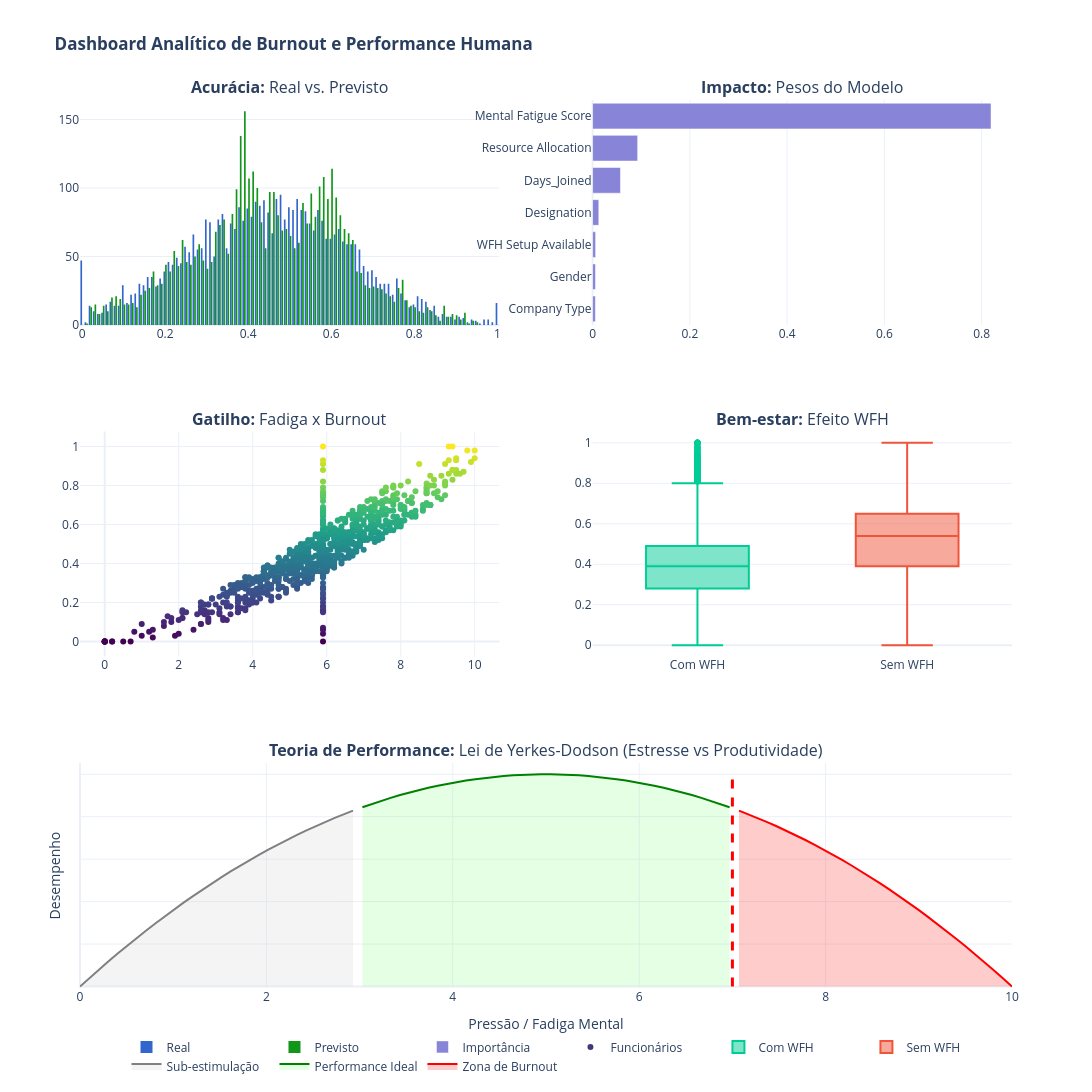

The cell this chart's notebook holds for it:
### Code cell
# --- Preparação da Curva de Yerkes-Dodson ---
x_curve = np.linspace(0, 10, 100)
y_performance = -0.1 * (x_curve - 5)**2 + 2.5 # Função quadrática para o U-invertido

# 1. Configurando estrutura (3 linhas: 2x2 em cima, 1x1 embaixo para a curva)
fig = make_subplots(
    rows=3, cols=2,
    specs=[[{}, {}],
           [{}, {}],
           [{"colspan": 2}, None]], # Curva de Yerkes ocupará a largura toda
    subplot_titles=(
        "<b>Acurácia:</b> Real vs. Previsto", "<b>Impacto:</b> Pesos do Modelo",
        "<b>Gatilho:</b> Fadiga x Burnout", "<b>Bem-estar:</b> Efeito WFH",
        "<b>Teoria de Performance:</b> Lei de Yerkes-Dodson (Estresse vs Produtividade)"
    ),
    vertical_spacing=0.12,
    horizontal_spacing=0.1
)

# --- QUADRANTE 1: Histograma ---
fig.add_trace(go.Histogram(x=y_val, name='Real', marker_color='#3366CC'), row=1, col=1)
fig.add_trace(go.Histogram(x=y_pred_otimizado, name='Previsto', marker_color='#109618'), row=1, col=1)

# --- QUADRANTE 2: Importância ---
fig.add_trace(go.Bar(x=rf_sorted['Importância'], y=rf_sorted['Atributo'], orientation='h', marker_color='#8884d8', name='Importância'), row=1, col=2)

# --- QUADRANTE 3: Scatter ---
fig.add_trace(go.Scatter(x=train_clean['Mental Fatigue Score'].iloc[:800], y=train_clean['Burn Rate'].iloc[:800], mode='markers', marker=dict(size=6, color=train_clean['Burn Rate'].iloc[:800], colorscale='Viridis'), name='Funcionários'), row=2, col=1)

# --- QUADRANTE 4: WFH Boxplot ---
fig.add_trace(go.Box(y=wfh_sim, name='Com WFH', marker_color='#00CC96'), row=2, col=2)
fig.add_trace(go.Box(y=wfh_nao, name='Sem WFH', marker_color='#EF553B'), row=2, col=2)

# --- LINHA 3: Curva de Yerkes-Dodson (A Grande Finalização) ---
# Adicionando áreas coloridas (Zonas)
fig.add_trace(go.Scatter(x=x_curve[x_curve<=3], y=y_performance[x_curve<=3], fill='tozeroy', name='Sub-estimulação', line_color='gray', fillcolor='rgba(200, 200, 200, 0.2)'), row=3, col=1)
fig.add_trace(go.Scatter(x=x_curve[(x_curve>3) & (x_curve<=7)], y=y_performance[(x_curve>3) & (x_curve<=7)], fill='tozeroy', name='Performance Ideal', line_color='green', fillcolor='rgba(0, 255, 0, 0.1)'), row=3, col=1)
fig.add_trace(go.Scatter(x=x_curve[x_curve>7], y=y_performance[x_curve>7], fill='tozeroy', name='Zona de Burnout', line_color='red', fillcolor='rgba(255, 0, 0, 0.2)'), row=3, col=1)

# Linha de Inflexão (Baseada no seu modelo)
fig.add_shape(type="line", x0=7, y0=0, x1=7, y1=2.5, line=dict(color="Red", width=3, dash="dash"), row=3, col=1)

# 2. Ajustes Finais de Layout
fig.update_layout(
    title_text="<b>Dashboard Analítico de Burnout e Performance Humana</b>",
    height=1200, # Aumentado para 3 linhas de gráficos
    width=1100,
    template="plotly_white",
    legend=dict(orientation="h", y=-0.05, x=0.5, xanchor="center"),
    margin=dict(t=100, b=100)
)

# Ajuste específico de eixos para a Curva
fig.update_xaxes(title_text="Pressão / Fadiga Mental", row=3, col=1)
fig.update_yaxes(title_text="Desempenho", row=3, col=1, showticklabels=False)

fig.show()

### Figure 1 — Plotly figure (JSON) as saved in the notebook; plotly's stock layout.template omitted (floating-point values rounded to 4 significant figures; data arrays with more than 128 entries replaced by an {"elided": "..."} marker saying what was removed)
{"data": [{"marker": {"color": "#3366CC"}, "name": "Real", "type": "histogram", "x": {"elided": "4326 float values"}, "xaxis": "x", "yaxis": "y"}, {"marker": {"color": "#109618"}, "name": "Previsto", "type": "histogram", "x": {"elided": "4326 float values"}, "xaxis": "x", "yaxis": "y"}, {"marker": {"color": "#8884d8"}, "name": "Importância", "orientation": "h", "type": "bar", "x": [0.005768, 0.005969, 0.006213, 0.01275, 0.05732, 0.09264, 0.8193], "xaxis": "x2", "y": ["Company Type", "Gender", "WFH Setup Available", "Designation", "Days_Joined", "Resource Allocation", "Mental Fatigue Score"], "yaxis": "y2"}, {"marker": {"color": {"elided": "800 float values"}, "colorscale": [[0, "#440154"], [0.1111, "#482878"], [0.2222, "#3e4989"], [0.3333, "#31688e"], [0.4444, "#26828e"], [0.5556, "#1f9e89"], [0.6667, "#35b779"], [0.7778, "#6ece58"], [0.8889, "#b5de2b"], [1, "#fde725"]], "size": 6}, "mode": "markers", "name": "Funcionários", "type": "scatter", "x": {"elided": "800 float values"}, "xaxis": "x3", "y": {"elided": "800 float values"}, "yaxis": "y3"}, {"marker": {"color": "#00CC96"}, "name": "Com WFH", "type": "box", "xaxis": "x4", "y": {"elided": "11685 float values"}, "yaxis": "y4"}, {"marker": {"color": "#EF553B"}, "name": "Sem WFH", "type": "box", "xaxis": "x4", "y": {"elided": "9941 float values"}, "yaxis": "y4"}, {"fill": "tozeroy", "fillcolor": "rgba(200, 200, 200, 0.2)", "line": {"color": "gray"}, "name": "Sub-estimulação", "type": "scatter", "x": [0.0, 0.101, 0.202, 0.303, 0.404, 0.5051, 0.6061, 0.7071, 0.8081, 0.9091, 1.01, 1.111, 1.212, 1.313, 1.414, 1.515, 1.616, 1.717, 1.818, 1.919, 2.02, 2.121, 2.222, 2.323, 2.424, 2.525, 2.626, 2.727, 2.828, 2.929], "xaxis": "x5", "y": [0.0, 0.09999, 0.1979, 0.2938, 0.3877, 0.4795, 0.5693, 0.6571, 0.7428, 0.8264, 0.9081, 0.9877, 1.065, 1.141, 1.214, 1.286, 1.355, 1.422, 1.488, 1.551, 1.612, 1.671, 1.728, 1.783, 1.837, 1.888, 1.937, 1.983, 2.028, 2.071], "yaxis": "y5"}, {"fill": "tozeroy", "fillcolor": "rgba(0, 255, 0, 0.1)", "line": {"color": "green"}, "name": "Performance Ideal", "type": "scatter", "x": [3.03, 3.131, 3.232, 3.333, 3.434, 3.535, 3.636, 3.737, 3.838, 3.939, 4.04, 4.141, 4.242, 4.343, 4.444, 4.545, 4.646, 4.747, 4.848, 4.949, 5.051, 5.152, 5.253, 5.354, 5.455, 5.556, 5.657, 5.758, 5.859, 5.96, 6.061, 6.162, 6.263, 6.364, 6.465, 6.566, 6.667, 6.768, 6.869, 6.97], "xaxis": "x5", "y": [2.112, 2.151, 2.188, 2.222, 2.255, 2.285, 2.314, 2.341, 2.365, 2.388, 2.408, 2.426, 2.443, 2.457, 2.469, 2.479, 2.488, 2.494, 2.498, 2.5, 2.5, 2.498, 2.494, 2.488, 2.479, 2.469, 2.457, 2.443, 2.426, 2.408, 2.388, 2.365, 2.341, 2.314, 2.285, 2.255, 2.222, 2.188, 2.151, 2.112], "yaxis": "y5"}, {"fill": "tozeroy", "fillcolor": "rgba(255, 0, 0, 0.2)", "line": {"color": "red"}, "name": "Zona de Burnout", "type": "scatter", "x": [7.071, 7.172, 7.273, 7.374, 7.475, 7.576, 7.677, 7.778, 7.879, 7.98, 8.081, 8.182, 8.283, 8.384, 8.485, 8.586, 8.687, 8.788, 8.889, 8.99, 9.091, 9.192, 9.293, 9.394, 9.495, 9.596, 9.697, 9.798, 9.899, 10.0], "xaxis": "x5", "y": [2.071, 2.028, 1.983, 1.937, 1.888, 1.837, 1.783, 1.728, 1.671, 1.612, 1.551, 1.488, 1.422, 1.355, 1.286, 1.214, 1.141, 1.065, 0.9877, 0.9081, 0.8264, 0.7428, 0.6571, 0.5693, 0.4795, 0.3877, 0.2938, 0.1979, 0.09999, 0.0], "yaxis": "y5"}], "layout": {"annotations": [{"font": {"size": 16}, "showarrow": false, "text": "<b>Acurácia:</b> Real vs. Previsto", "x": 0.225, "xanchor": "center", "xref": "paper", "y": 1, "yanchor": "bottom", "yref": "paper"}, {"font": {"size": 16}, "showarrow": false, "text": "<b>Impacto:</b> Pesos do Modelo", "x": 0.775, "xanchor": "center", "xref": "paper", "y": 1, "yanchor": "bottom", "yref": "paper"}, {"font": {"size": 16}, "showarrow": false, "text": "<b>Gatilho:</b> Fadiga x Burnout", "x": 0.225, "xanchor": "center", "xref": "paper", "y": 0.6267, "yanchor": "bottom", "yref": "paper"}, {"font": {"size": 16}, "showarrow": false, "text": "<b>Bem-estar:</b> Efeito WFH", "x": 0.775, "xanchor": "center", "xref": "paper", "y": 0.6267, "yanchor": "bottom", "yref": "paper"}, {"font": {"size": 16}, "showarrow": false, "text": "<b>Teoria de Performance:</b> Lei de Yerkes-Dodson (Estresse vs Produtividade)", "x": 0.5, "xanchor": "center", "xref": "paper", "y": 0.2533, "yanchor": "bottom", "yref": "paper"}], "height": 1200, "legend": {"orientation": "h", "x": 0.5, "xanchor": "center", "y": -0.05}, "margin": {"b": 100, "t": 100}, "shapes": [{"line": {"color": "Red", "dash": "dash", "width": 3}, "type": "line", "x0": 7, "x1": 7, "xref": "x5", "y0": 0, "y1": 2.5, "yref": "y5"}], "title": {"text": "<b>Dashboard Analítico de Burnout e Performance Humana</b>"}, "width": 1100, "xaxis": {"anchor": "y", "domain": [0, 0.45]}, "xaxis2": {"anchor": "y2", "domain": [0.55, 1]}, "xaxis3": {"anchor": "y3", "domain": [0, 0.45]}, "xaxis4": {"anchor": "y4", "domain": [0.55, 1]}, "xaxis5": {"anchor": "y5", "domain": [0, 1], "title": {"text": "Pressão / Fadiga Mental"}}, "yaxis": {"anchor": "x", "domain": [0.7467, 1]}, "yaxis2": {"anchor": "x2", "domain": [0.7467, 1]}, "yaxis3": {"anchor": "x3", "domain": [0.3733, 0.6267]}, "yaxis4": {"anchor": "x4", "domain": [0.3733, 0.6267]}, "yaxis5": {"anchor": "x5", "domain": [0, 0.2533], "showticklabels": false, "title": {"text": "Desempenho"}}}}
